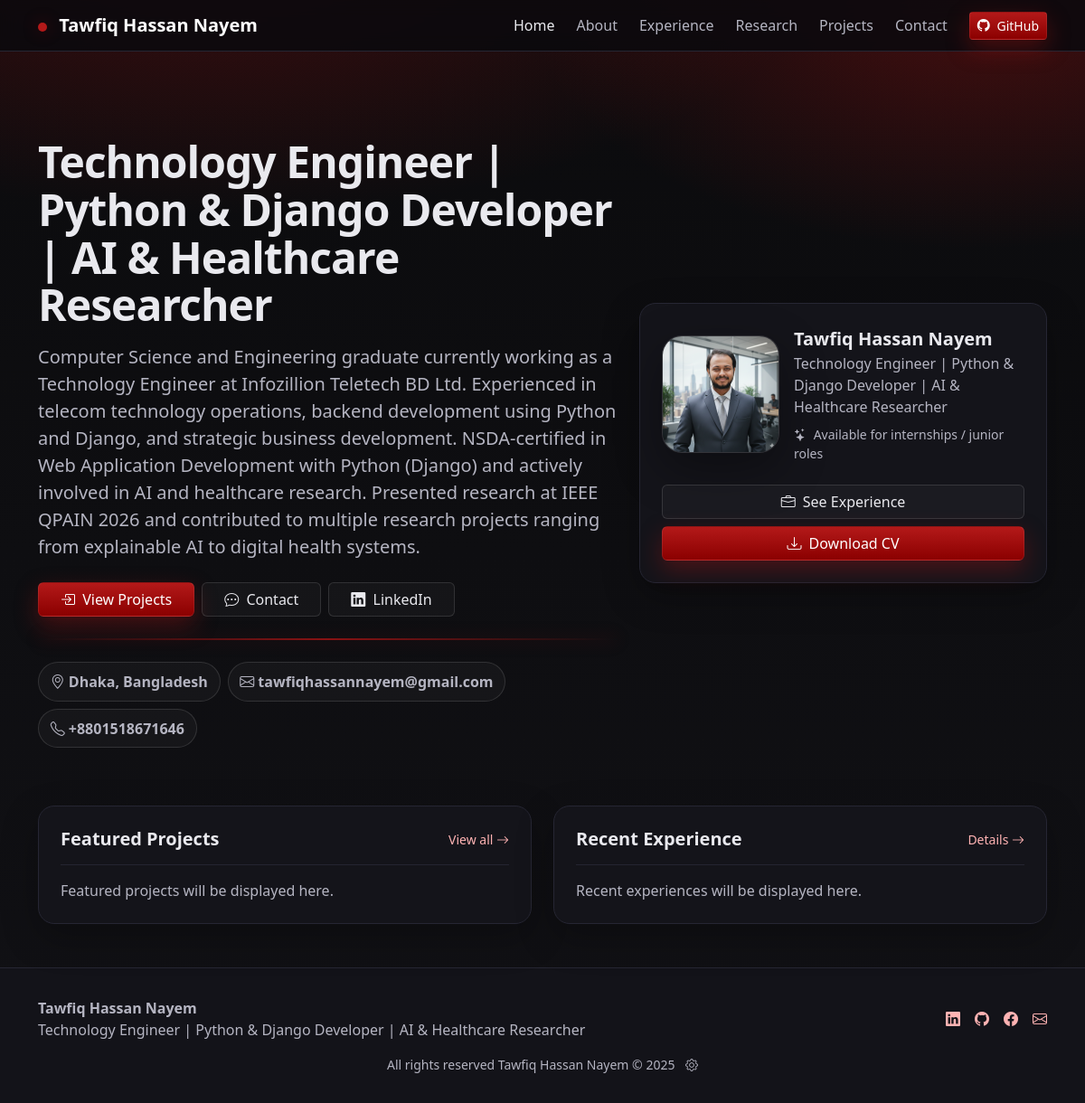
The page / on the database its author committed.
### main/models.py (models this page shows, shortened)
class Profile(models.Model):
    full_name = models.CharField(max_length=150)
    headline = models.CharField(
        max_length=200,
        help_text="Short title, e.g. 'CSE Student & Aspiring SQA/Python Engineer'",
    )
    location = models.CharField(max_length=150, blank=True)
    email = models.EmailField()
    phone = models.CharField(max_length=30, blank=True)
    linkedin_url = models.URLField(blank=True)
    github_url = models.URLField(blank=True)
    facebook_url = models.URLField(blank=True)
    instagram_url = models.URLField(blank=True)
    cv_file = models.FileField(upload_to="cv/", blank=True, null=True)
    profile_image = models.ImageField(upload_to="profiles/", blank=True, null=True)
    profile_image_link = models.CharField(max_length=500, blank=True, help_text="Optional link or path to profile image if not uploading")
    favicon = models.ImageField(upload_to="favicon/", blank=True, null=True, help_text="Site favicon (16x16 or 32x32 PNG)")
    favicon_link = models.CharField(max_length=500, blank=True, help_text="Optional link or path to favicon if not uploading")
    skills = models.CharField(max_length=500, blank=True, help_text="Comma-separated skills/badges, e.g. 'Django, DRF Ready, SQA Mindset'")
    about = models.TextField(help_text="Short bio / summary")
    updated_at = models.DateTimeField(auto_now=True)
    class Meta:
        verbose_name = "Profile"
        verbose_name_plural = "Profiles"

### main/views.py (the view)
# urls.py: path("", home_view, name="home"),
def home_view(request):
    profile = Profile.objects.first()
    if profile and profile.skills:
        skills_list = [skill.strip() for skill in profile.skills.split(',')]
    else:
        skills_list = []
    context = {
        "profile": profile,                     # Portfolio owner
        "skills_list": skills_list,            # Split skills for template
        "experiences": Experience.objects.all(),               # Work / leadership history
        "educations": Education.objects.all(),                 # Academic background
        "featured_projects": Project.objects.filter(is_featured=True),
        "all_projects": Project.objects.all(),
    }
    return render(request, "home.html", context)

### main/context_processors.py (called while the page is built)
def site_settings(request):
    return {
        'site_settings': SiteSettings.objects.first(),
        'profile': Profile.objects.first(),
    }

### templates/home.html (shortened to what this page needs)
{% extends "base.html" %}
{% block content %}
<main class="container my-4">
<section class="hero">
  <div class="row align-items-center g-4">
    <div class="col-lg-7">
      <h1 class="display-5 fw-bold">
        {{ profile.headline|default:"Aspiring SQA || Biz Dev || Python Engineer || Vibe Coder" }}
      </h1>
      <p class="mt-3 text-muted2 fs-5">
        {{ profile.about|default:"Final-year Computer Science and Engineering student with practical leadership and project management experience. Currently working at Connectiya as Assistant Coordinator of Business Development, leading strategic planning and team operations. Passionate about software development and actively learning Python to pursue a career as a Python developer. Proven strengths in team leadership, business coordination, and tech-driven problem solving"|linebreaksbr }}
      </p>
      <div class="d-flex flex-wrap gap-2 mt-4">
        <a class="btn btn-red px-4" href="{% url 'main:projects' %}">
          <i class="bi bi-box-arrow-in-right me-1"></i> View Projects
        </a>
        <a class="btn btn-ghost px-4" href="{% url 'main:contact' %}">
          <i class="bi bi-chat-dots me-1"></i> Contact
        </a>
        {% if profile.linkedin_url %}
          <a class="btn btn-ghost px-4" target="_blank" rel="noopener" href="{{ profile.linkedin_url }}">
            <i class="bi bi-linkedin me-1"></i> LinkedIn
          </a>
        {% endif %}
      </div>
      <div class="mt-4 glow-line"></div>
      <div class="d-flex flex-wrap gap-2 mt-4">
        {% if profile.location %}<span class="pill"><i class="bi bi-geo-alt me-1"></i>{{ profile.location }}</span>{% endif %}
        {% if profile.email %}<span class="pill"><i class="bi bi-envelope me-1"></i>{{ profile.email }}</span>{% endif %}
        {% if profile.phone %}<span class="pill"><i class="bi bi-telephone me-1"></i>{{ profile.phone }}</span>{% endif %}
      </div>
    </div>
    <div class="col-lg-5">
      <div class="card-pro p-4">
        <div class="d-flex align-items-center gap-3">
          {% if profile.profile_image_link %}
            <img class="avatar" src="{{ profile.profile_image_link }}" alt="Profile image">
          {% elif profile.profile_image %}
            <img class="avatar" src="{{ profile.profile_image.url }}" alt="Profile image">
          {% else %}
            <div class="avatar d-flex align-items-center justify-content-center">
              <i class="bi bi-person-circle fs-1 text-muted2"></i>
            </div>
          {% endif %}
          <div class="flex-grow-1">
            <div class="fw-semibold fs-5">{{ profile.full_name|default:"Your Name" }}</div>
            <div class="text-muted2">{{ profile.headline|default:"Django Developer" }}</div>
            <div class="small text-muted2 mt-2">
              <i class="bi bi-stars me-1"></i> Available for internships / junior roles
            </div>
          </div>
        </div>
        <div class="mt-4 d-grid gap-2">
          <a class="btn btn-ghost" href="{% url 'main:experience' %}">
            <i class="bi bi-briefcase me-1"></i> See Experience
          </a>
          {% if profile.cv_file %}
            <a class="btn btn-red" href="{{ profile.cv_file.url }}" target="_blank" rel="noopener">
              <i class="bi bi-download me-1"></i> Download CV
            </a>
          {% endif %}
        </div>
      </div>
    </div>
  </div>
</section>
<section class="mt-4">
  <div class="row g-4">
    <div class="col-lg-6">
      <div class="card-pro p-4 h-100">
        <div class="d-flex align-items-center justify-content-between">
          <h2 class="h5 fw-semibold mb-0">Featured Projects</h2>
          <a class="text-decoration-none small" href="{% url 'main:projects' %}">View all <i class="bi bi-arrow-right"></i></a>
        </div>
        <div class="divider my-3"></div>
        {% if featured_projects %}
          <p class="text-muted2 mb-0">Featured projects will be displayed here.</p>
        {% else %}
          <p class="text-muted2 mb-0">No featured projects yet. Mark some projects as featured in Admin.</p>
        {% endif %}
      </div>
    </div>
    <div class="col-lg-6">
      <div class="card-pro p-4 h-100">
        <div class="d-flex align-items-center justify-content-between">
          <h2 class="h5 fw-semibold mb-0">Recent Experience</h2>
          <a class="text-decoration-none small" href="{% url 'main:experience' %}">Details <i class="bi bi-arrow-right"></i></a>
        </div>
        <div class="divider my-3"></div>
        {% if experiences %}
          <p class="text-muted2 mb-0">Recent experiences will be displayed here.</p>
        {% else %}
          <p class="text-muted2 mb-0">Add experience entries from Admin.</p>
        {% endif %}
      </div>
    </div>
  </div>
</section>
</main>
{% endblock %}

### templates/base.html (shortened to what this page needs)
<!DOCTYPE html>
<html lang="en">
<head>
  <link href="https://cdn.jsdelivr.net/npm/bootstrap@5.3.0/dist/css/bootstrap.min.css" rel="stylesheet">
  <link rel="stylesheet" href="https://cdn.jsdelivr.net/npm/bootstrap-icons@1.10.0/font/bootstrap-icons.css">
</head>
<body>
  <nav class="navbar navbar-expand-lg navbar-dark sticky-top">
    <div class="container">
      <a class="navbar-brand fw-semibold" href="{% url 'main:home' %}">
        <span class="brand-dot"></span>
        {{ profile.full_name|default:"Portfolio" }}
      </a>
      <div class="collapse navbar-collapse" id="nav">
        <ul class="navbar-nav ms-auto gap-lg-2">
          <li class="nav-item"><a class="nav-link active" href="{% url 'main:home' %}">Home</a></li>
          <li class="nav-item"><a class="nav-link " href="{% url 'main:about' %}">About</a></li>
          <li class="nav-item"><a class="nav-link " href="{% url 'main:experience' %}">Experience</a></li>
          <li class="nav-item"><a class="nav-link " href="{% url 'main:research' %}">Research</a></li>
          <li class="nav-item"><a class="nav-link " href="{% url 'main:projects' %}">Projects</a></li>
          <li class="nav-item"><a class="nav-link " href="{% url 'main:contact' %}">Contact</a></li>
        </ul>
        <div class="d-flex gap-2 ms-lg-3 mt-3 mt-lg-0">
          {% if profile.github_url %}
            <a class="btn btn-red btn-sm" href="{{ profile.github_url }}" target="_blank" rel="noopener">
              <i class="bi bi-github me-1"></i> GitHub
            </a>
          {% endif %}
        </div>
      </div>
    </div>
  </nav>
  <main>
    {% block content %}{% endblock %}
  </main>
  <footer class="footer">
    <div class="container">
      <div class="d-flex flex-column flex-md-row gap-2 justify-content-between align-items-md-center">
        <div>
          <div class="fw-semibold">{{ profile.full_name|default:"Portfolio" }}</div>
          <div class="text-muted2">{{ profile.headline|default:"Django Developer Portfolio" }}</div>
        </div>
        <div class="d-flex gap-3">
          {% if profile.linkedin_url %}
            <a class="text-decoration-none" href="{{ profile.linkedin_url }}" target="_blank" rel="noopener">
              <i class="bi bi-linkedin"></i>
            </a>
          {% endif %}
          {% if profile.github_url %}
            <a class="text-decoration-none" href="{{ profile.github_url }}" target="_blank" rel="noopener">
              <i class="bi bi-github"></i>
            </a>
          {% endif %}
          {% if profile.facebook_url %}
            <a class="text-decoration-none" href="{{ profile.facebook_url }}" target="_blank" rel="noopener">
              <i class="bi bi-facebook"></i>
            </a>
          {% endif %}
          {% if profile.email %}
            <a class="text-decoration-none" href="mailto:{{ profile.email }}">
              <i class="bi bi-envelope"></i>
            </a>
          {% endif %}
        </div>
      </div>
      <div class="text-muted2 small mt-3 text-center">
        All rights reserved {{ profile.full_name|default:"Portfolio" }} © 2025
        <a href="{% url 'main:dashboard' %}" class="text-muted2 ms-2" style="text-decoration: none;">
          <i class="bi bi-gear"></i>
        </a>
      </div>
    </div>
  </footer>
</body>
</html>

### rows shown on the page
Profile: full_name "Tawfiq Hassan Nayem", headline|Biz "Technology Engineer | Python & Django Developer | AI & Healthcare Researcher", about "Computer Science and Engineering graduate currently working as a Technology Engineer at Infozillion Teletech BD Ltd. Experienced in telecom technology operations, backend development using Python and Django, and strategic business development. NSDA-certified in Web Application Development with Python (Django) and actively involved in AI and healthcare research. Presented research at IEEE QPAIN 2026 and contributed to multiple research projects ranging from explainable AI to digital health systems.", location "Dhaka, Bangladesh", email "tawfiqhassannayem@gmail.com", phone "+8801518671646", profile_image (picture), headline "Technology Engineer | Python & Django Developer | AI & Healthcare Researcher"
